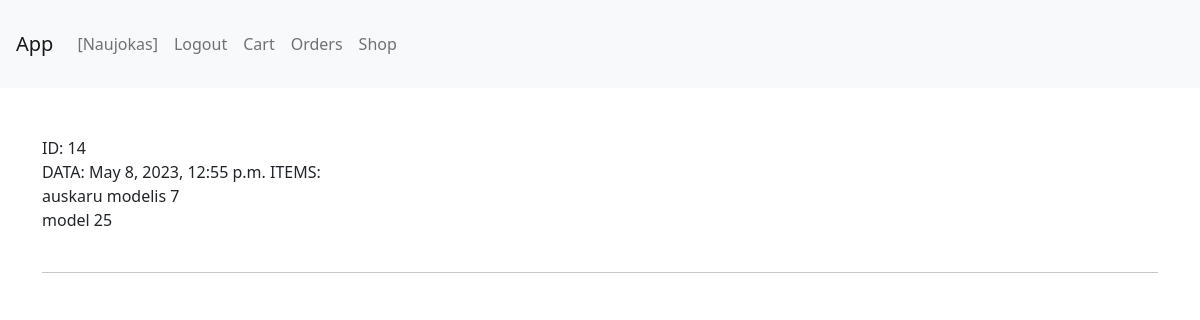
Before: /app/cart/user_orders (signed in) with the older database file.
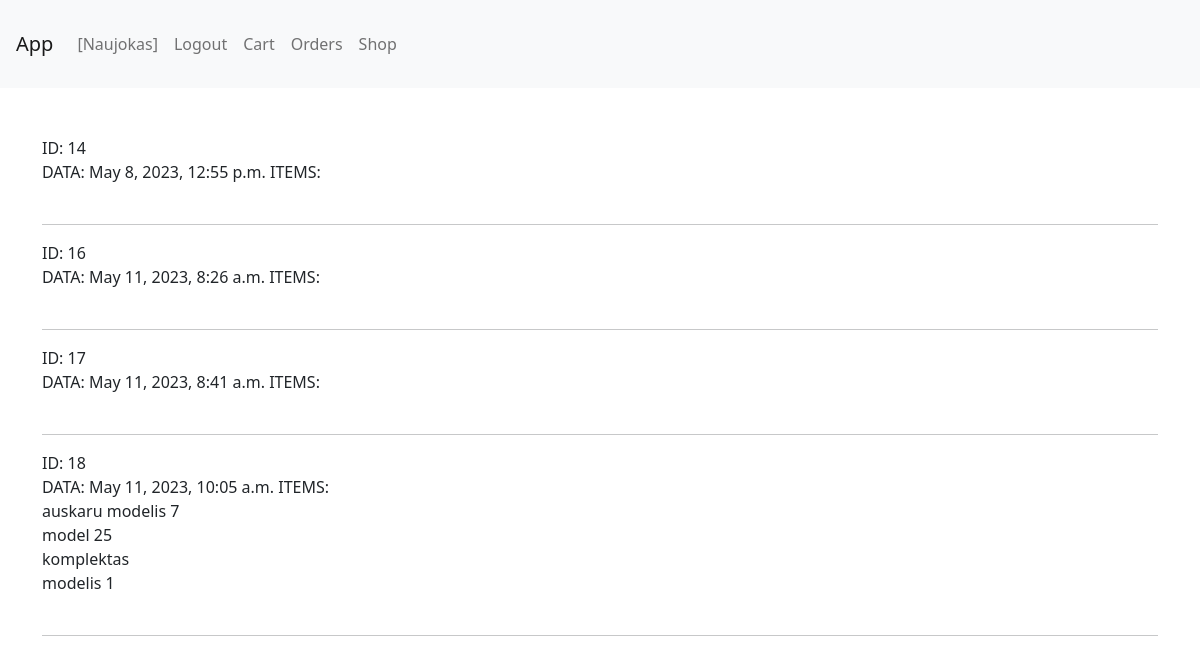
After: the same page with the newer database file.
### shop/models.py (models this page shows, shortened)
class Order(models.Model):
    user = models.ForeignKey(User, on_delete=models.SET_NULL, null=True, blank=True)
    date_created = models.DateTimeField(auto_now_add=True)
    order_comment = models.TextField("Comment", max_length=1000, null=True, blank=True)

class CartItem(models.Model):
    item_model_id = models.ForeignKey('ItemModel', on_delete=models.CASCADE, null=True, blank=True)
    cart_id = models.ForeignKey('Cart', on_delete=models.SET_NULL, null=True, blank=True)
    quantity = models.IntegerField("quantity", default=1)
    user = models.ForeignKey(User, on_delete=models.CASCADE, null=True, blank=True)
    order_id = models.ForeignKey('Order', on_delete=models.SET_NULL, null=True, blank=True)

class ItemModel(models.Model):
    item_model_name = models.CharField("Item model name", max_length=30, help_text="shop item category name")
    category_id = models.ManyToManyField("ItemCategory", help_text="Item category")
    price = models.FloatField("Item price", default="0.00")
    photo = models.ImageField(default="item_pics/default.jpg", upload_to="item_pics", null=True)

### shop/views.py (the view)
# urls.py: path("cart/user_orders", views.UserOrderListView.as_view(), name='view_order_by_user_list_n'),
class UserOrderListView(LoginRequiredMixin, generic.ListView):
    model = Order
    context_object_name = 'order_list'
    template_name = 'view_user_order_list.html'
    def get_queryset(self):
        query = Order.objects.filter(user=self.request.user).order_by('date_created')
        return query

### shop/templates/view_user_order_list.html
{% extends "base.html" %}
{% block content %}
{% if user.is_authenticated %}
<div class="container mt-5">
    {% for order_obj in order_list %}
    ID: {{ order_obj.id }}<br>
    DATA: {{ order_obj.date_created }}
    ITEMS:<br>
    {% for cartitem in order_obj.cartitem_set.all %}
    {{ cartitem.item_model_id.item_model_name }}<br>
    {% endfor %} <br>
    <hr>
    {% endfor %}
</div>
{% endif %}
{% endblock %}

### shop/templates/base.html (shortened to what this page needs)
<!doctype html>
<html lang="en">
<head>
    <link href="https://cdn.jsdelivr.net/npm/bootstrap@5.0.2/dist/css/bootstrap.min.css" rel="stylesheet"
>
    {% load static %}
</head>
<body>
{% include "navbar_1.html" %}
{% block content %}{% endblock %}
</body>
</html>

### shop/templates/navbar_1.html (shortened to what this page needs)
<nav class="navbar navbar-expand-lg navbar-light bg-light">
    <div class="container-fluid p-3">
        <a class="navbar-brand" href="{% url 'index_n' %}">App</a>
        <div class="collapse navbar-collapse" id="navbarSupportedContent">
            <ul class="navbar-nav me-auto mb-2 mb-lg-0">
                {% if user.is_authenticated %}
                <li class="nav-item">
                    <a class="nav-link" href="{% url 'user_profile_n' %}">[{{ user.get_username }}]</a>
                </li>
                <li class="nav-item">
                    <a class="nav-link" href="{% url 'logout' %}?next=/">Logout</a>
                </li>
                <li class="nav-item">
                    <a class="nav-link" href="{% url 'user_cart_n' %}">Cart</a>
                </li>
                <li class="nav-item">
                    <a class="nav-link" href="{% url 'view_order_by_user_list_n' %}">Orders</a>
                </li>
                {% endif %}
                <li class="nav-item">
                    <a class="nav-link" href="{% url 'view_items_models_list_n' %}">Shop</a>
                </li>
            </ul>
        </div>
    </div>
</nav>

Changed rows visible on the page:
changed Order "May 8, 2023, 12:55 p.m.": loses CartItem (item_model_id.item_model_name "auskaru modelis 7"); loses CartItem (item_model_id.item_model_name "model 25")
added Order: id "16", date_created "May 11, 2023, 8:26 a.m."
added Order: id "17", date_created "May 11, 2023, 8:41 a.m."
added Order: id "18", date_created "May 11, 2023, 10:05 a.m.", CartItem (item_model_id.item_model_name "auskaru modelis 7"), CartItem (item_model_id.item_model_name "model 25")
added CartItem: item_model_id.item_model_name "komplektas", shown under "18"
added CartItem: item_model_id.item_model_name "modelis 1", shown under "18"
